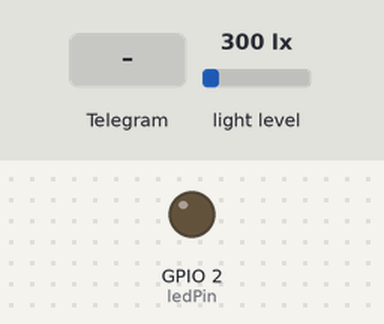
Recording of a program running on a simulated ESP32. On the bench: output pins drawn as LEDs (lit = HIGH). The test bench sets the inputs (shaded band); at power-on: light level 300 lx. WiFi joins after 1.5 s; servers stay silent unless stated; what the program prints to the serial monitor is not drawn.

Above: at 3.2 s.
3.3 s: Telegram message "/led_on" received
At 4.7 s:
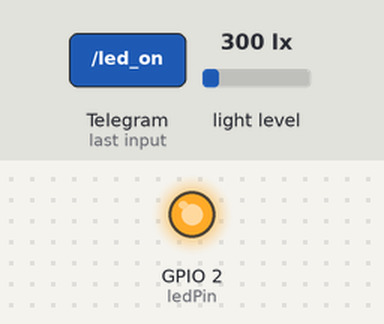
7.4 s: Telegram message "/led_off" received
At 10.0 s:
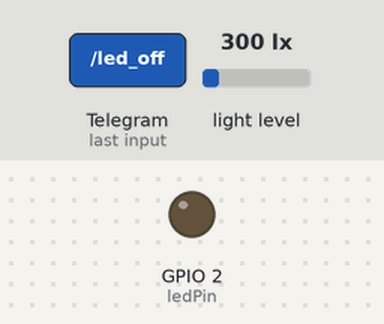
Timing chart, 0 to 11.5 s (numbered marks = the images above; inputs shaded):
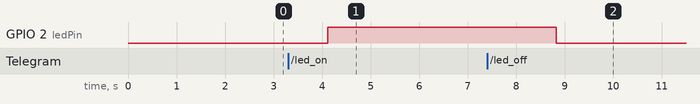

The program:

main.cpp
```cpp
#ifdef ESP32
  #include <WiFi.h>
#else
  #include <ESP8266WiFi.h>
#endif
#include <WiFiClientSecure.h>
#include <UniversalTelegramBot.h>   // Universal Telegram Bot Library written by Brian Lough: https://github.com/witnessmenow/Universal-Arduino-Telegram-Bot
#include <ArduinoJson.h>
#include <BH1750.h>


// Replace with your network credentials
const char* ssid = "WIR";
const char* password = "WIRgroup123";


const char* webhooksKey = "bo_CAS2d4lLs8RSwMExc8VhO2AaFUbP6KclvebP_hWm";
const char* eventName = "BH1750_data";
BH1750 lightMeter;


// Initialize Telegram BOT
#define BOTtoken "6575095194:AAHLwyT678fB0lMhjISzhbIscJj2EBKKzHY"  // your Bot Token (Get from Botfather)

// Use @myidbot to find out the chat ID of an individual or a group
// Also note that you need to click "start" on a bot before it can
// message you
#define CHAT_ID "6694474908"

#ifdef ESP8266
  X509List cert(TELEGRAM_CERTIFICATE_ROOT);
#endif

String myLink = "https://docs.google.com/spreadsheets/d/1ot3f8Qk4MEIRKPFFWXoPq9TGfq7vGHb0yJaJXHWXrLw/edit?usp=sharing"; // Replace with your desired link


WiFiClientSecure client;
UniversalTelegramBot bot(BOTtoken, client);

// Checks for new messages every 1 second.
int botRequestDelay = 1000;
unsigned long lastTimeBotRan;

const int ledPin = 2;
bool ledState = LOW;

unsigned long previousMillis = 0;


const long interval = 1000;

bool isNetworkConnected() {
  return WiFi.status() == WL_CONNECTED;
}


void setup() {
  Serial.begin(115200);
  Wire.begin();
  lightMeter.begin();

  #ifdef ESP8266
    configTime(0, 0, "pool.ntp.org");      // get UTC time via NTP
    client.setTrustAnchors(&cert); // Add root certificate for api.telegram.org
  #endif

  pinMode(ledPin, OUTPUT);
  digitalWrite(ledPin, ledState);

  // Connect to Wi-Fi
  WiFi.mode(WIFI_STA);
  WiFi.begin(ssid, password);
  #ifdef ESP32
    client.setCACert(TELEGRAM_CERTIFICATE_ROOT); // Add root certificate for api.telegram.org
  #endif
  while (WiFi.status() != WL_CONNECTED) {
    delay(1000);
    Serial.println("Connecting to WiFi..");
  }
  // Print ESP32 Local IP Address
  Serial.println(WiFi.localIP());
}

// Handle what happens when you receive new messages
void handleNewMessages(int numNewMessages) {
  Serial.println("handleNewMessages");
  Serial.println(String(numNewMessages));

  for (int i=0; i<numNewMessages; i++) {
    // Chat id of the requester
    String chat_id = String(bot.messages[i].chat_id);
    if (chat_id != CHAT_ID){
      bot.sendMessage(chat_id, "Unauthorized user", "");
      continue;
    }

    // Print the received message
    String text = bot.messages[i].text;
    Serial.println(text);

    String from_name = bot.messages[i].from_name;

   if (text == "/start") {
      String welcome = "Welcome, " + from_name + ".\n";
      welcome += "Use the following commands to control your outputs.\n\n";
      welcome += "/led_on to turn GPIO ON \n";
      welcome += "/led_off to turn GPIO OFF \n";
      welcome += "/state to request current GPIO state \n";
      welcome += "/wifi to get Wi-Fi information \n";
      welcome += "/light to get light intensity \n";
      welcome += "/mylink to get the link \n"; // Added link command
      bot.sendMessage(chat_id, welcome, "");
    }

    else if (text == "/led_on") {
      bot.sendMessage(chat_id, "LED state set to ON", "");
      ledState = HIGH;
      digitalWrite(ledPin, ledState);
    }

    else if (text == "/led_off") {
      bot.sendMessage(chat_id, "LED state set to OFF", "");
      ledState = LOW;
      digitalWrite(ledPin, ledState);
    }

    else if (text == "/state") {
      if (digitalRead(ledPin)){
        bot.sendMessage(chat_id, "LED is ON", "");
      }
      else{
        bot.sendMessage(chat_id, "LED is OFF", "");
      }
    }

    else if (text == "/wifi") {
      // Retrieve Wi-Fi SSID, password, and local IP address
      String response = "Wi-Fi SSID: " + String(WiFi.SSID()) +
                        "\nPassword: " + String(WiFi.psk()) +
                        "\nIP Address: " + WiFi.localIP().toString();

      bot.sendMessage(chat_id, response, "");
    }
    else if (text == "/light") {
  float lux = lightMeter.readLightLevel();
  Serial.print("Lux: ");
  Serial.println(lux);

      String response = "Light Intensity: " + String(lux) + " lux";

      bot.sendMessage(chat_id, response, "");
    }

    else if (text == "/mylink") {
      // Respond with the link
      String response = "Here is the link: " + myLink;
      bot.sendMessage(chat_id, response, "");
    }
     if (text == "/network") {
      // Check the network connectivity status
      String response = isNetworkConnected() ? "Network is connected." : "Network is not connected.";
      bot.sendMessage(chat_id, response, "");
    }

  }
}

void updatespreadsheet() {
  float lux = lightMeter.readLightLevel();
  Serial.print("Lux: ");
  Serial.println(lux);

  if (WiFi.status() == WL_CONNECTED) {
    WiFiClient client;
    if (client.connect("maker.ifttt.com", 80)) {
      String url = "/trigger/" + String(eventName) + "/with/key/" + String(webhooksKey) + "?value1=" + String(lux);
      client.print(String("GET ") + url + " HTTP/1.1\r\n" +
                   "Host: maker.ifttt.com\r\n" +
                   "Connection: close\r\n\r\n");
      delay(10); // Give some time for the request to be sent
    }
    client.stop();
  }

}


void loop() {
  if (millis() > lastTimeBotRan + botRequestDelay)  {
    int numNewMessages = bot.getUpdates(bot.last_message_received + 1);

    while(numNewMessages) {
      Serial.println("got response");
      handleNewMessages(numNewMessages);
      numNewMessages = bot.getUpdates(bot.last_message_received + 1);
    }
    lastTimeBotRan = millis();
  }
    float lux = lightMeter.readLightLevel();
  Serial.print("Lux: ");
  Serial.println(lux);


  unsigned long currentMillis = millis();
if (currentMillis - previousMillis >= interval) {
    // save the last time you blinked the LED
    previousMillis = currentMillis;
    updatespreadsheet();
  }
}
```

Measured:
- after the input at 3.3 s, GPIO 2 (ledPin): LOW → HIGH after 0.82 s
- after the input at 7.4 s, GPIO 2 (ledPin): HIGH → LOW after 1.4 s
